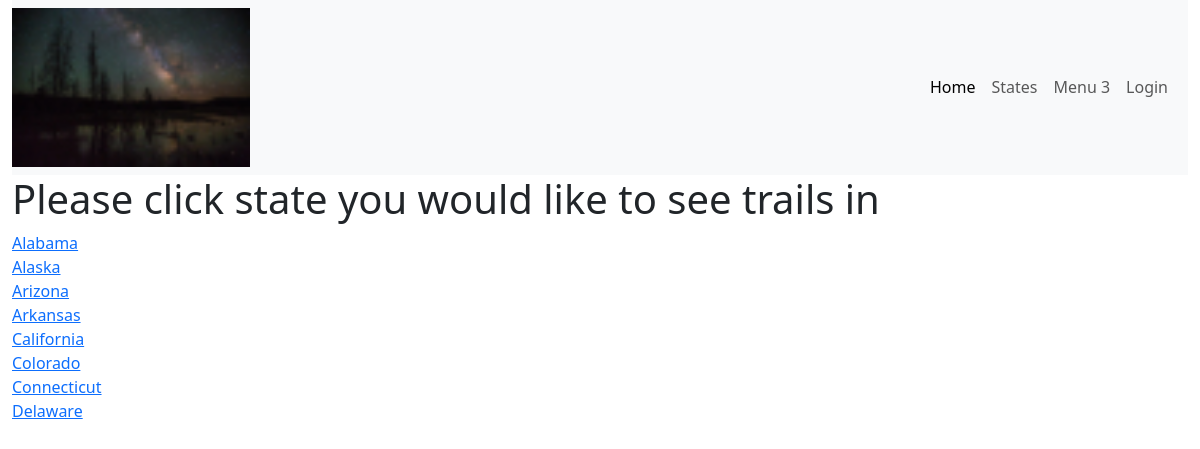
Page /state/ on the committed database.
### trail_app/models.py (models this page shows, shortened)
class State(models.Model):
    state_names = (
    ("Alabama", "Alabama"),
    ("Alaska", "Alaska"),
    ("Arizona", "Arizona"),
    ("Arkansas", "Arkansas"),
    ("California", "California"),
    ("Colorado", "Colorado"),
    ("Connecticut", "Connecticut"),
    ("Delaware", "Delaware"),
    ("Florida", "Florida"),
    ("Georgia", "Georgia"),
    ("Hawaii", "Hawaii"),
    ("Idaho", "Idaho"),
    ("Illinois", "Illinois"),
    ("Indiana", "Indiana"),
    ("Iowa", "Iowa"),
    ("Kansas", "Kansas"),
    ("Kentucky", "Kentucky"),
    ("Louisiana", "Louisiana"),
    ("Maine", "Maine"),
    ("Maryland", "Maryland"),
    ("Massachusetts", "Massachusetts"),
    ("Michigan", "Michigan"),
    ("Minnesota", "Minnesota"),
    ("Mississippi", "Mississippi"),
    ("Missouri", "Missouri"),
    ("Montana", "Montana"),
    ("Nebraska", "Nebraska"),
    ("Nevada", "Nevada"),
    ("New Hampshire", "New Hampshire"),
    ("New Jersey", "New Jersey"),
    ("New Mexico", "New Mexico"),
    ("New York", "New York"),
    ("North Carolina", "North Carolina"),
    ("North Dakota", "North Dakota"),
    ("Ohio", "Ohio"),
    ("Oklahoma", "Oklahoma"),
    ("Oregon", "Oregon"),
    ("Pennsylvania", "Pennsylvania"),
    ("Rhode Island", "Rhode Island"),
    ("South Carolina", "South Carolina"),
    ("South Dakota", "South Dakota"),
    ("Tennessee", "Tennessee"),
    ("Texas", "Texas"),
    ("Utah", "Utah"),
    ("Vermont", "Vermont"),
    ("Virginia", "Virginia"),
    ("Washington", "Washington"),
    ("West Virginia", "West Virginia"),
    ("Wisconsin", "Wisconsin"),
    ("Wyoming", "Wyoming")
    )
    state = models.CharField(max_length = 200, choices=state_names, blank = False)
    list_state = models.BooleanField(default=False)

### trail_app/views.py (the view)
# urls.py: path('state/', views.state_list, name = 'state-list'),
def state_list(request):
   states = State.objects.all()
   return render( request, 'trail_app/state_list.html', {'states':states})

### trail_app/templates/trail_app/state_list.html
{% extends "trail_app/base_template.html" %}
{% block content %}
<h1>Please click state you would like to see trails in</h1>
<ul class="list-group">
    {% for state in states %}
        {% if user.is_authenticated %}
            <li>
                <a href="{% url 'user-state-detail' state.id %}">{{ state.state }}</a>
            </li>
        {% else %}
            <li>
                <a href="{% url 'state-detail' state.id %}">{{ state.state }}</a>
            </li>
        {% endif %}
    {% endfor %}
</ul>
{% endblock %}

### rows in the picture
State: state "Alabama"
State: state "Alaska"
State: state "Arizona"
State: state "Arkansas"
State: state "California"
State: state "Colorado"
State: state "Connecticut"
State: state "Delaware"
